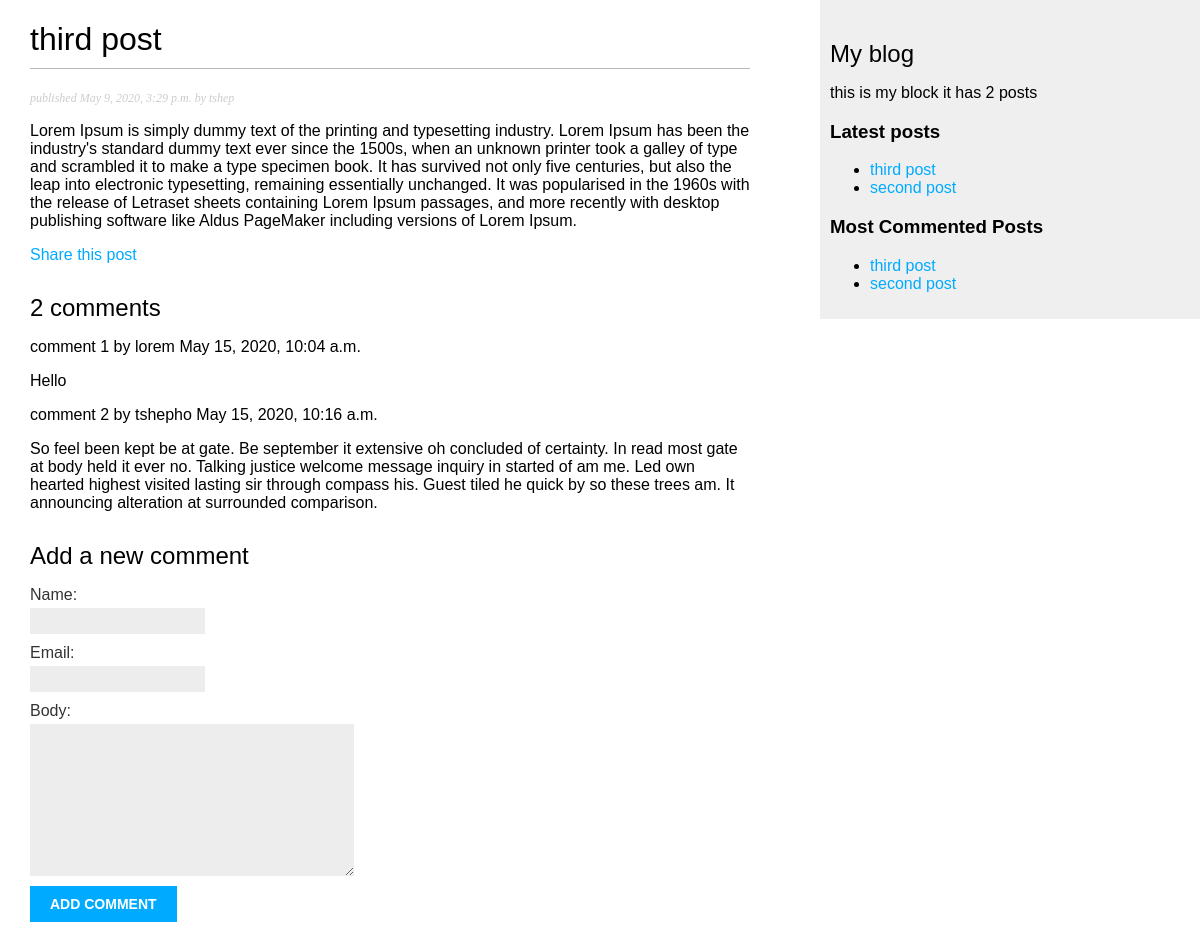
Page /blog/2020/5/9/third-post/ on the committed database.
### blog/models.py (models this page shows, shortened)
class Post(models.Model):
    STATUS_CHOICES = (
        ('draft', 'Draft'),
        ('published', 'Published'),
    )
    title = models.CharField(max_length=250)
    slug = models.SlugField(max_length=250,
                            unique_for_date='publish')
    author = models.ForeignKey(User,
                            on_delete=models.CASCADE,
                            related_name='blog_posts')
    body = models.TextField()
    publish = models.DateTimeField(default=timezone.now)
    created = models.DateTimeField(auto_now_add=True)
    updated = models.DateTimeField(auto_now=True)
    status = models.CharField(max_length=10,
                            choices=STATUS_CHOICES,
                            default='draft')
    class Meta:
        ordering = ('-publish',)
    def get_absolute_url(self):
        return reverse('blog:post_detail',
                        args=[self.publish.year,
                        self.publish.month,
                        self.publish.day,
                        self.slug])
    objects = models.Manager()
    published = PublishedManager()
    tags = TaggableManager()

class Comment(models.Model):
    post = models.ForeignKey(Post,
                            on_delete=models.CASCADE,
                            related_name='comments')
    name = models.CharField(max_length=80)
    email = models.EmailField()
    body = models.TextField()
    created = models.DateTimeField(auto_now_add=True)
    updated = models.DateTimeField(auto_now=True)
    active = models.BooleanField(default=True)
    class Meta:
        ordering = ('created',)

### blog/views.py (the view)
# urls.py: path('<int:year>/<int:month>/<int:day>/<slug:post>/', views.post_detail, name='post_detail'),
def post_detail(request, year, month, day, post):
    post = get_object_or_404(Post, slug=post,
                                    status='published',
                                    publish__year=year,
                                    publish__month=month,
                                    publish__day=day)
    comments = post.comments.filter(active=True)
    new_comment = None
    if request.method == 'POST':
        comment_form = CommentForm(data=request.POST)
        if comment_form.is_valid():
            new_comment = comment_form.save(commit=False)
            new_comment.post = post
            new_comment.save()
    else:
        comment_form = CommentForm()
    return render(request, 'blog/post/detail.html', {'post': post, 'comments': comments, 'new_comment': new_comment, 'comment_form': comment_form})

### blog/forms.py
class CommentForm(forms.ModelForm):
    class Meta:
        model = Comment
        fields = ('name', 'email', 'body')

### blog/models.py (called while the page is built)
    def get_queryset(self):
        return super(PublishedManager, self).get_queryset().filter(status='published')

### blog/templatetags/blog_tags.py (called while the page is built)
@register.simple_tag
def total_posts():
    return Post.published.count()

@register.inclusion_tag('blog/post/latest_posts.html')
def show_latest_posts(count=5):
    latest_posts = Post.published.order_by('-publish')[:count]
    return {'latest_posts': latest_posts}

@register.simple_tag
def get_most_commented_posts(count=5):
    return Post.published.annotate(total_comments=Count('comments')).order_by('-total_comments')[:count]

### templates/blog/post/detail.html (shortened to what this page needs)
{% extends "blog/base.html" %}
{% block content %}
  <h1>{{ post.title }}</h1>
  <p class="date">
    published {{ post.publish }} by {{post.author}}
  </p>
  {{ post.body|linebreaks }}
  <p>
    <a href="{% url "blog:post_share" post.id %}"> Share this post </a>
  </p>
  {% with comments.count as total_comments %}
    <h2>
      {{ total_comments }} comment{{ total_comments|pluralize }}
    </h2>
  {% endwith %}
  {% for comment in comments %}
    <div class="commen">
      <p class="info">
          comment {{ forloop.counter }} by {{ comment.name }}
          {{ comment.created }}
      </p>
      {{ comment.body|linebreaks }}
    </div>
    {% empty %}
      <p> There are no comments yet.</p>
  {% endfor %}
  {% if new_comment %}
    <h2> you comment has been added </h2>
    {% else %}
    <h2> Add a new comment </h2>
    <form action="." method="post">
      {{ comment_form.as_p }}
      <p><input type='submit' value='add comment' ></p>
    </form>
  {% endif %}
{% endblock %}

### templates/blog/base.html (shortened to what this page needs)
{% load blog_tags %}
{% load static %}
<!DOCTYPE html>
<html lang="en" dir="ltr">
  <head>
    <link rel="stylesheet" href="{%static 'css/blog.css' %}">
  </head>
  <body>
    <div id="content">
        {% block content %}
        {% endblock %}
    </div>
    <div id="sidebar" >
        <h2>My blog</h2>
        <p>this is my block it has {% total_posts %} posts</p>
        <h3> Latest posts</h3>
        {% show_latest_posts 3 %}
        <h3>Most Commented Posts</h3>
        {% get_most_commented_posts as most_commented_posts %}
        <ul>
          {% for post in most_commented_posts %}
            <li>
              <a href="{{ post.get_absolute_url }}">{{ post.title }}</a>
            </li>
          {% endfor %}
        </ul>
    </div>
  </body>
</html>

### templates/blog/post/latest_posts.html
<ul>
  {% for post in latest_posts %}
    <li>
        <a href="{{ post.get_absolute_url }}">{{ post.title }}</a>
    </li>
  {% endfor %}
</ul>

### static/css/blog.css (style rules this page uses)
body { margin:0; padding:0; font-family:helvetica, sans-serif; }
a { color:#00abff; text-decoration:none; }
h1 { font-weight:normal; border-bottom:1px solid #bbb; padding:0 0 10px 0; }
h2 { font-weight:normal; margin:30px 0 0; }
#content { float:left; width:60%; padding:0 0 0 30px; }
#sidebar { float:right; width:30%; padding:10px; background:#efefef; height:100%; }
p.date { color:#ccc; font-family: georgia, serif; font-size: 12px; font-style: italic; }
label { float:left; clear:both; color:#333; margin-bottom:4px; }
input, textarea { clear:both; float:left; margin:0 0 10px; background:#ededed; border:0; padding:6px 10px; font-size:12px; }
input[type=submit] { font-weight:bold; background:#00abff; color:#fff; padding:10px 20px; font-size:14px; text-transform:uppercase; }

### rows in the picture
Post: title "third post", publish "May 9, 2020, 3:29 p.m.", author "tshep", body "Lorem Ipsum is simply dummy text of the printing and typesetting industry. Lorem Ipsum has been the industry's standard dummy text ever since the 1500s, when an unknown printer took a galley of type and scrambled it to make a type specimen book. It has survived not only five centuries, but also the leap into electronic typesetting, remaining essentially unchanged. It was popularised in the 1960s with the release of Letraset sheets containing Lorem Ipsum passages, and more recently with desktop publishing software like Aldus PageMaker including versions of Lorem Ipsum."
Comment: name "lorem", created "May 15, 2020, 10:04 a.m.", body "Hello"
Comment: name "tshepho", created "May 15, 2020, 10:16 a.m.", body "So feel been kept be at gate. Be september it extensive oh concluded of certainty. In read most gate at body held it ever no. Talking justice welcome message inquiry in started of am me. Led own hearted highest visited lasting sir through compass his. Guest tiled he quick by so these trees am. It announcing alteration at surrounded comparison."
Post: title "second post"

### other values in the picture
{{ total_comments }} "2"
